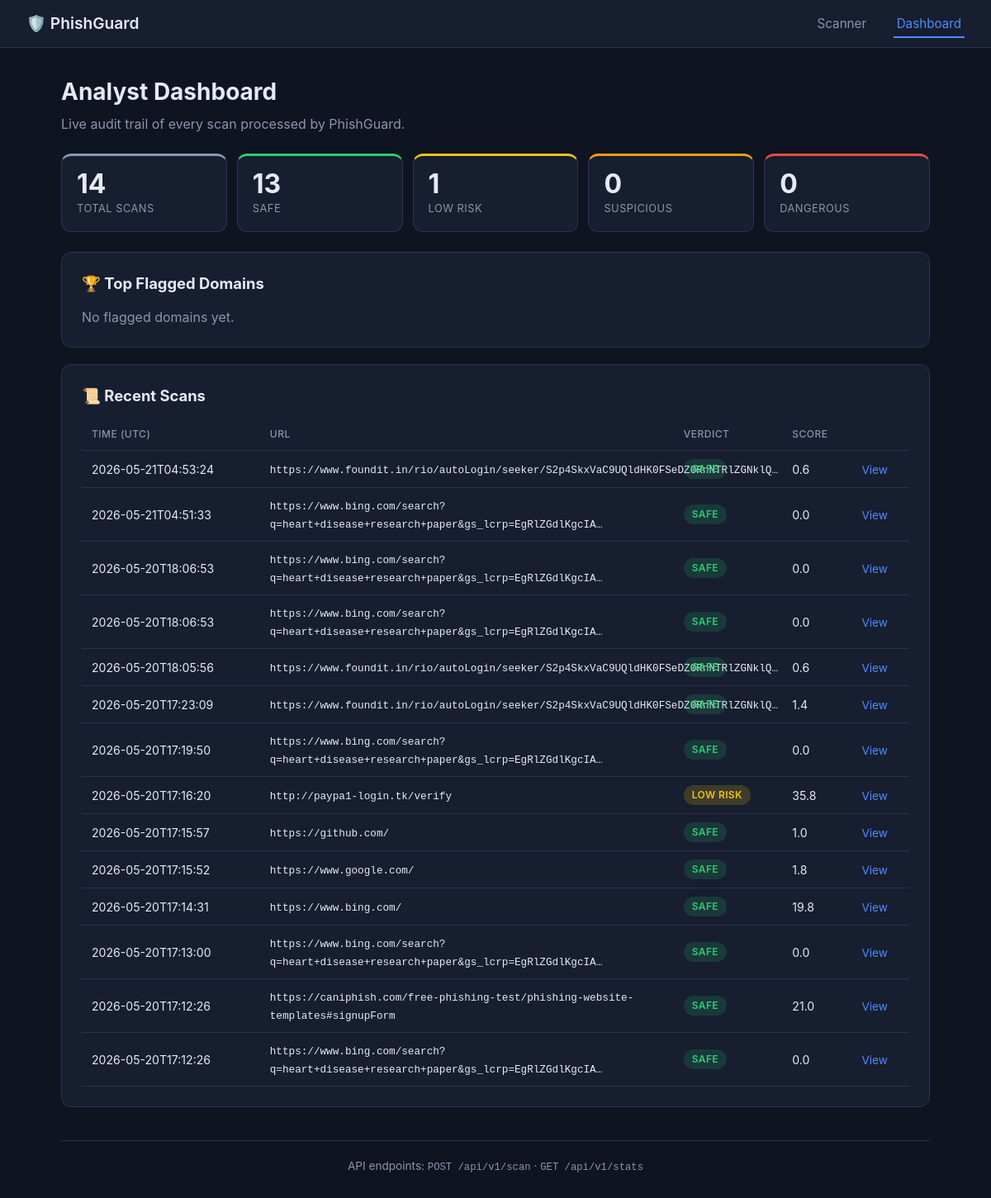
/dashboard, run on the app's committed database.
### tables this page shows
CREATE TABLE scans (
                id            INTEGER PRIMARY KEY AUTOINCREMENT,
                ts            TEXT    NOT NULL,
                url           TEXT    NOT NULL,
                domain        TEXT,
                client_ip_hash TEXT,
                verdict       TEXT    NOT NULL,
                final_score   REAL    NOT NULL,
                ml_score      INTEGER,
                ti_score      INTEGER,
                whois_score   INTEGER,
                dns_score     INTEGER,
                typo_score    INTEGER,
                full_report   TEXT    NOT NULL
            );

### app.py (the view)
@app.route("/dashboard")
def dashboard():
    return render_template(
        "dashboard.html",
        stats=db.stats(),
        recent=db.recent_scans(50),
    )

### modules/db.py (called while the page is built)
def _conn():
    os.makedirs(os.path.dirname(_DB_PATH), exist_ok=True)
    c = sqlite3.connect(_DB_PATH)
    c.row_factory = sqlite3.Row
    return c

def recent_scans(limit=50):
    with _conn() as c:
        rows = c.execute(
            "SELECT id, ts, url, domain, verdict, final_score "
            "FROM scans ORDER BY id DESC LIMIT ?", (limit,)
        ).fetchall()
        return [dict(r) for r in rows]

### templates/dashboard.html (shortened to what this page needs)
<!DOCTYPE html>
<html lang="en">
<head>
  <link rel="stylesheet" href="{{ url_for('static', filename='styles.css') }}">
</head>
<body>
<nav class="topnav">
  <div class="brand">🛡️ PhishGuard</div>
  <div class="navlinks">
    <a href="{{ url_for('index') }}">Scanner</a>
    <a href="{{ url_for('dashboard') }}" class="active">Dashboard</a>
  </div>
</nav>
<main class="container">
  <h1>Analyst Dashboard</h1>
  <p class="subtitle">Live audit trail of every scan processed by PhishGuard.</p>
  <section class="kpi-row">
    <div class="kpi-card">
      <div class="kpi-num">{{ stats.total }}</div>
      <div class="kpi-label">Total scans</div>
    </div>
    <div class="kpi-card verdict-green">
      <div class="kpi-num">{{ stats.by_verdict.get('SAFE', 0) }}</div>
      <div class="kpi-label">Safe</div>
    </div>
    <div class="kpi-card verdict-yellow">
      <div class="kpi-num">{{ stats.by_verdict.get('LOW RISK', 0) }}</div>
      <div class="kpi-label">Low risk</div>
    </div>
    <div class="kpi-card verdict-orange">
      <div class="kpi-num">{{ stats.by_verdict.get('SUSPICIOUS', 0) }}</div>
      <div class="kpi-label">Suspicious</div>
    </div>
    <div class="kpi-card verdict-red">
      <div class="kpi-num">{{ stats.by_verdict.get('DANGEROUS', 0) }}</div>
      <div class="kpi-label">Dangerous</div>
    </div>
  </section>
  <section class="module-card">
    <h2>🏆 Top Flagged Domains</h2>
    {% if stats.top_bad_domains %}
    <table class="data-table">
      <thead><tr><th>Domain</th><th>Times flagged</th><th>Avg score</th></tr></thead>
      <tbody>
      {% for d in stats.top_bad_domains %}
      <tr>
        <td><code>{{ d.domain }}</code></td>
        <td>{{ d.hits }}</td>
        <td>{{ '%.1f' | format(d.avg_score) }}</td>
      </tr>
      {% endfor %}
      </tbody>
    </table>
    {% else %}
    <p class="muted">No flagged domains yet.</p>
    {% endif %}
  </section>
  <section class="module-card">
    <h2>📜 Recent Scans</h2>
    {% if recent %}
    <table class="data-table">
      <thead>
        <tr><th>Time (UTC)</th><th>URL</th><th>Verdict</th><th>Score</th><th></th></tr>
      </thead>
      <tbody>
      {% for r in recent %}
      <tr>
        <td>{{ r.ts }}</td>
        <td class="url-cell"><code>{{ r.url[:80] }}{% if r.url|length > 80 %}…{% endif %}</code></td>
        <td><span class="pill pill-{{ r.verdict|lower|replace(' ', '-') }}">{{ r.verdict }}</span></td>
        <td>{{ r.final_score }}</td>
        <td><a class="view-link" href="{{ url_for('scan_detail', scan_id=r.id) }}">View</a></td>
      </tr>
      {% endfor %}
      </tbody>
    </table>
    {% else %}
    <p class="muted">No scans logged yet. Run one from the <a href="{{ url_for('index') }}">scanner</a>.</p>
    {% endif %}
  </section>
  <footer class="footer">
    <p>API endpoints: <code>POST /api/v1/scan</code> · <code>GET /api/v1/stats</code></p>
  </footer>
</main>
</body>
</html>

### static/styles.css (style rules this page uses)
* { box-sizing: border-box; margin: 0; padding: 0; }
:root { --bg: #0e1420; --bg-card: #161e30; --bg-soft: #1e2740; --border: #2a344d; --text: #e5ebf5; --muted: #8a96ad; --accent: #4f8cff; --green: #2ecc71; --yellow: #f1c40f; --orange: #f39c12; --red: #e74c3c; }
body { font-family: -apple-system, BlinkMacSystemFont, 'Segoe UI', Roboto, sans-serif; background: var(--bg); color: var(--text); line-height: 1.5; min-height: 100vh; }
code { font-family: 'SF Mono', Menlo, Consolas, monospace; font-size: 0.9em; }
.topnav { display: flex; align-items: center; justify-content: space-between; padding: 14px 32px; background: var(--bg-card); border-bottom: 1px solid var(--border); }
.brand { font-size: 1.2rem; font-weight: 600; }
.navlinks a { color: var(--muted); text-decoration: none; margin-left: 24px; font-size: 0.95rem; padding: 6px 4px; border-bottom: 2px solid transparent; transition: color .2s, border-color .2s; }
.navlinks a.active { color: var(--accent); border-bottom-color: var(--accent); }
.container { max-width: 1100px; margin: 0 auto; padding: 32px 24px 64px; }
h1 { font-size: 1.75rem; margin-bottom: 6px; }
h2 { font-size: 1.15rem; margin-bottom: 14px; }
.subtitle { color: var(--muted); margin-bottom: 24px; }
.muted { color: var(--muted); }
.scanner-card, .module-card, .verdict-card { background: var(--bg-card); border: 1px solid var(--border); border-radius: 12px; padding: 24px; margin-bottom: 20px; }
.module-card h2 { display: flex; align-items: center; gap: 8px; }
.ti-table, .data-table { width: 100%; border-collapse: collapse; font-size: 0.88rem; }
.ti-table th, .ti-table td, .data-table th, .data-table td { padding: 10px 12px; text-align: left; border-bottom: 1px solid var(--border); }
.ti-table th, .data-table th { color: var(--muted); font-weight: 500; text-transform: uppercase; font-size: 0.75rem; letter-spacing: 0.04em; }
.url-cell { max-width: 400px; }
.pill { display: inline-block; padding: 3px 10px; border-radius: 999px; font-size: 0.75rem; font-weight: 600; text-transform: uppercase; letter-spacing: 0.03em; }
.pill-ok, .pill-clean, .pill-safe { background: rgba(46,204,113,.15); color: var(--green); }
.pill-low-risk { background: rgba(241,196,15,.18); color: var(--yellow); }
.kpi-row { display: grid; grid-template-columns: repeat(auto-fit, minmax(150px, 1fr)); gap: 12px; margin-bottom: 24px; }
.kpi-card { background: var(--bg-card); border: 1px solid var(--border); border-radius: 12px; padding: 18px; border-top: 3px solid var(--muted); }
.kpi-card.verdict-green { border-top-color: var(--green); }
.kpi-card.verdict-yellow { border-top-color: var(--yellow); }
.kpi-card.verdict-orange { border-top-color: var(--orange); }
.kpi-card.verdict-red { border-top-color: var(--red); }
.kpi-num { font-size: 2rem; font-weight: 700; line-height: 1; }
.kpi-label { font-size: 0.8rem; color: var(--muted); margin-top: 4px; text-transform: uppercase; letter-spacing: 0.04em; }
.view-link { color: var(--accent); text-decoration: none; font-size: 0.85rem; }
.footer { margin-top: 40px; padding-top: 20px; border-top: 1px solid var(--border); text-align: center; color: var(--muted); font-size: 0.85rem; }

### data on the page
scans: ts "2026-05-21T04:53:24", url "https://www.foundit.in/rio/autoLogin/seeker/S2p4SkxVaC9UQldHK0FSeDZ0RnNTRlZGNklQ", verdict "SAFE", final_score "0.6"
scans: ts "2026-05-21T04:51:33", url "https://www.bing.com/search?q=heart+disease+research+paper&gs_lcrp=EgRlZGdlKgcIA", verdict "SAFE", final_score "0.0"
scans: ts "2026-05-20T18:06:53", url "https://www.bing.com/search?q=heart+disease+research+paper&gs_lcrp=EgRlZGdlKgcIA", verdict "SAFE", final_score "0.0"
scans: ts "2026-05-20T18:06:53", url "https://www.bing.com/search?q=heart+disease+research+paper&gs_lcrp=EgRlZGdlKgcIA", verdict "SAFE", final_score "0.0"
scans: ts "2026-05-20T18:05:56", url "https://www.foundit.in/rio/autoLogin/seeker/S2p4SkxVaC9UQldHK0FSeDZ0RnNTRlZGNklQ", verdict "SAFE", final_score "0.6"
scans: ts "2026-05-20T17:23:09", url "https://www.foundit.in/rio/autoLogin/seeker/S2p4SkxVaC9UQldHK0FSeDZ0RnNTRlZGNklQ", verdict "SAFE", final_score "1.4"
scans: ts "2026-05-20T17:19:50", url "https://www.bing.com/search?q=heart+disease+research+paper&gs_lcrp=EgRlZGdlKgcIA", verdict "SAFE", final_score "0.0"
scans: ts "2026-05-20T17:16:20", url "http://paypa1-login.tk/verify", verdict "LOW RISK", final_score "35.8"
scans: ts "2026-05-20T17:15:57", url "https://github.com/", verdict "SAFE", final_score "1.0"
scans: ts "2026-05-20T17:15:52", url "https://www.google.com/", verdict "SAFE", final_score "1.8"
scans: ts "2026-05-20T17:14:31", url "https://www.bing.com/", verdict "SAFE", final_score "19.8"
scans: ts "2026-05-20T17:13:00", url "https://www.bing.com/search?q=heart+disease+research+paper&gs_lcrp=EgRlZGdlKgcIA", verdict "SAFE", final_score "0.0"
scans: ts "2026-05-20T17:12:26", url "https://caniphish.com/free-phishing-test/phishing-website-templates#signupForm", verdict "SAFE", final_score "21.0"
scans: ts "2026-05-20T17:12:26", url "https://www.bing.com/search?q=heart+disease+research+paper&gs_lcrp=EgRlZGdlKgcIA", verdict "SAFE", final_score "0.0"

### other printed values
{{ stats.total }} "14"
{{ stats.by_verdict.get('SAFE', 0) }} "13"
{{ stats.by_verdict.get('LOW RISK', 0) }} "1"
{{ stats.by_verdict.get('SUSPICIOUS', 0) }} "0"
{{ stats.by_verdict.get('DANGEROUS', 0) }} "0"
